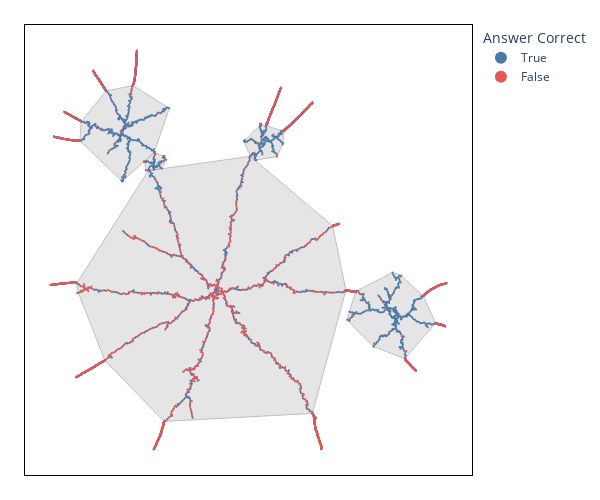

Here is the notebook cell this chart was saved with:
### Code cell
colors_correct = [px.colors.qualitative.T10[0],
                  px.colors.qualitative.T10[2]
                  ]

fig = plot_projections_discrete_feature(proj_hier_llm,
                                        df_questions,
                                        column_color = 'correct',
                                        legend_title='Answer Correct',
                                        colors = colors_correct,
                                        hiertopomap=hiertopomap_llm)
fig.update_layout(height=500,width=600)
fig.write_image("Projection-Correct-5Comps.png", scale=3)
fig.show()

### Figure 1 — Plotly figure (JSON) as saved in the notebook; plotly's stock layout.template omitted (floating-point values rounded to 4 significant figures; data arrays with more than 128 entries replaced by an {"elided": "..."} marker saying what was removed)
{"data": [{"fill": "toself", "fillcolor": "#CCCCCC", "legendgroup": "Components", "line": {"color": "#808080", "width": 1}, "marker": {"size": 1}, "name": "Components", "opacity": 0.5, "showlegend": false, "text": "Component 0", "type": "scatter", "x": [-20100.0, 4331.0, 65450.0, 79250.0, 73820.0, 39840.0, -2218.0, -31690.0, -31000.0, -20100.0], "y": [36090.0, 11380.0, 14610.0, 64510.0, 90540.0, 118700.0, 112900.0, 67340.0, 63480.0, 36090.0]}, {"fill": "toself", "fillcolor": "#CCCCCC", "legendgroup": "Components", "line": {"color": "#808080", "width": 1}, "marker": {"size": 1}, "name": "Components", "opacity": 0.5, "showlegend": false, "text": "Component 2", "type": "scatter", "x": [103600.0, 116300.0, 111100.0, 102100.0, 98450.0, 83800.0, 83310.0, 80660.0, 79720.0, 90610.0, 103600.0], "y": [36880.0, 51250.0, 62140.0, 70490.0, 71670.0, 64330.0, 64050.0, 55760.0, 52560.0, 41630.0, 36880.0]}, {"fill": "toself", "fillcolor": "#CCCCCC", "legendgroup": "Components", "line": {"color": "#808080", "width": 1}, "marker": {"size": 1}, "name": "Components", "opacity": 0.5, "showlegend": false, "text": "Component 1", "type": "scatter", "x": [-30380.0, -12990.0, -12640.0, 244.7, 6476.0, -8593.0, -19510.0, -29870.0, -30380.0], "y": [125100.0, 108600.0, 108800.0, 120500.0, 138200.0, 147400.0, 145200.0, 132900.0, 125100.0]}, {"fill": "toself", "fillcolor": "#CCCCCC", "legendgroup": "Components", "line": {"color": "#808080", "width": 1}, "marker": {"size": 1}, "name": "Components", "opacity": 0.5, "showlegend": false, "text": "Component 3", "type": "scatter", "x": [37180.0, 39880.0, 41860.0, 42390.0, 50830.0, 53170.0, 53380.0, 53480.0, 46400.0, 44150.0, 37560.0, 37180.0], "y": [124900.0, 118800.0, 117200.0, 117300.0, 118600.0, 123600.0, 124100.0, 128900.0, 131200.0, 131500.0, 125300.0, 124900.0]}, {"fill": "toself", "fillcolor": "#CCCCCC", "legendgroup": "Components", "line": {"color": "#808080", "width": 1}, "marker": {"size": 1}, "name": "Components", "opacity": 0.5, "showlegend": false, "text": "Component 4", "type": "scatter", "x": [449.1, -3617.0, -3256.0, -2223.0, 225.3, 3408.0, 5278.0, 4493.0, 449.1], "y": [120100.0, 116500.0, 113000.0, 113000.0, 113300.0, 113800.0, 117400.0, 118800.0, 120100.0]}, {"customdata": {"elided": "4775 int values"}, "marker": {"color": "#4C78A8", "size": 2}, "mode": "markers", "name": "True", "opacity": 1, "showlegend": true, "type": "scatter", "x": {"elided": "4775 float values"}, "y": {"elided": "4775 float values"}}, {"customdata": {"elided": "1897 int values"}, "marker": {"color": "#E45756", "size": 2}, "mode": "markers", "name": "False", "opacity": 1, "showlegend": true, "type": "scatter", "x": {"elided": "1897 float values"}, "y": {"elided": "1897 float values"}}], "layout": {"height": 500, "legend": {"itemsizing": "constant", "title": {"text": "Answer Correct"}}, "margin": {"b": 25, "l": 25, "r": 25, "t": 25}, "plot_bgcolor": "white", "width": 600, "xaxis": {"linecolor": "black", "linewidth": 1, "mirror": true, "showline": true, "showticklabels": false}, "yaxis": {"linecolor": "black", "linewidth": 1, "mirror": true, "showline": true, "showticklabels": false}}}
